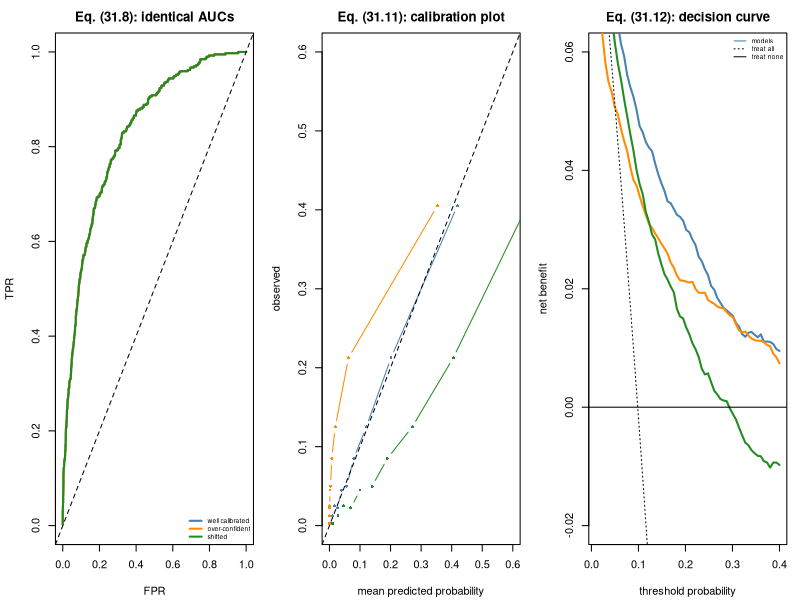

The R source for this figure:
## ---- chunk 1
suppressPackageStartupMessages(library(MASS))
MODULE_NAME <- "21_prediction_and_validation"
OUT <- file.path(Sys.getenv("STATS_OUT", unset = "results"), MODULE_NAME)
dir.create(OUT, recursive = TRUE, showWarnings = FALSE)
header <- function(txt) cat("\n", strrep("=", 72), "\n", txt, "\n",
                            strrep("=", 72), "\n", sep = "")

## --- Small helpers: base R has no caret/glmnet, so we build what we need. ---
auc <- function(labels, scores) {
  ## AUC = P(score_case > score_control), eq. (31.8) = eq. (7.7).
  r <- rank(scores); n1 <- sum(labels == 1); n0 <- sum(labels == 0)
  (sum(r[labels == 1]) - n1*(n1+1)/2) / (n1*n0)
}
make_folds <- function(n, k, groups = NULL, seed = 1) {
  set.seed(seed)
  if (is.null(groups)) return(sample(rep_len(1:k, n)))
  ## GROUP-AWARE: whole groups go to one fold, never split across folds.
  g <- unique(groups); gf <- sample(rep_len(1:k, length(g)))
  gf[match(groups, g)]
}
## ---- chunk 2
header("1. Feature selection outside the fold (the classic leak)")

fast_tstat <- function(X, y) {
  ## Vectorised two-sample t statistic for every column. Looping t.test() over
  ## 5,000 features x 5 folds x 20 replicates would take minutes.
  a <- X[y == 0,, drop = FALSE]; b <- X[y == 1,, drop = FALSE]
  n1 <- nrow(a); n2 <- nrow(b)
  m1 <- colMeans(a); m2 <- colMeans(b)
  v1 <- matrixStats_colVar(a); v2 <- matrixStats_colVar(b)
  (m1 - m2) / sqrt(v1/n1 + v2/n2)
}
matrixStats_colVar <- function(M) {
  ## Base-R column variances without a dependency.
  mu <- colMeans(M)
  colSums((M - rep(mu, each = nrow(M)))^2) / (nrow(M) - 1)
}

leak_experiment <- function(n = 100, p = 2000, k_sel = 20, n_rep = 20) {
  leaky <- honest <- numeric(n_rep)
  for (r in seq_len(n_rep)) {
    set.seed(5000 + r)
    X <- matrix(rnorm(n*p), n)
    y <- rbinom(n, 1, 0.5)                 # PURE NOISE - no signal whatsoever
    fold <- make_folds(n, 5, seed = r)
    ## WRONG: rank features using ALL the data, then cross-validate.
    top <- order(-abs(fast_tstat(X, y)))[1:k_sel]
    leaky[r] <- mean(sapply(1:5, function(kk) {
      tr <- fold != kk; te <- !tr
      if (length(unique(y[te])) < 2) return(NA)
      fit <- suppressWarnings(glm(y[tr] ~ X[tr, top], family = binomial()))
      auc(y[te], as.vector(cbind(1, X[te, top]) %*% coef(fit)))
    }), na.rm = TRUE)
    ## RIGHT: re-rank features INSIDE each fold.
    honest[r] <- mean(sapply(1:5, function(kk) {
      tr <- fold != kk; te <- !tr
      if (length(unique(y[te])) < 2) return(NA)
      sel <- order(-abs(fast_tstat(X[tr, ], y[tr])))[1:k_sel]
      fit <- suppressWarnings(glm(y[tr] ~ X[tr, sel], family = binomial()))
      auc(y[te], as.vector(cbind(1, X[te, sel]) %*% coef(fit)))
    }), na.rm = TRUE)
  }
  c(leaky = mean(leaky), honest = mean(honest),
    se = sd(honest)/sqrt(n_rep))
}
r1 <- leak_experiment()
cat("  Outcome is a COIN FLIP, so the honest AUC must be 0.5.\n")
cat("  A single 5-fold CV at n=100 has an SE near 0.06, so we average over 20\n")
cat("  independent null datasets - the same discipline as a power study.\n\n")
cat(sprintf("    select on ALL data, then CV  : AUC = %.3f   <- FANTASY\n", r1["leaky"]))
cat(sprintf("    selection INSIDE each fold   : AUC = %.3f   <- honest (+/-%.3f)\n",
            r1["honest"], 1.96*r1["se"]))
cat("\n  The leaky number is what gets published as a '90% accurate biomarker\n")
cat("  signature'. Nothing in the data supports it. The honest number sits at\n")
cat("  chance, exactly as it must.\n")
## ---- chunk 3
header("2. Donor leakage: the most common bioinformatics leak")
cv_auc <- function(X, y, fold) {
  vals <- sapply(sort(unique(fold)), function(k) {
    tr <- fold != k; te <- !tr
    if (length(unique(y[te])) < 2 || length(unique(y[tr])) < 2) return(NA)
    fit <- suppressWarnings(glm(y[tr] ~ X[tr, ], family = binomial()))
    auc(y[te], as.vector(cbind(1, X[te, ]) %*% coef(fit)))
  })
  mean(vals, na.rm = TRUE)
}
donor_experiment <- function(n_donors = 40, cells_per = 25, n_rep = 15) {
  rand <- grp <- numeric(n_rep)
  for (r in seq_len(n_rep)) {
    set.seed(6000 + r)
    donor <- rep(seq_len(n_donors), each = cells_per)
    sig <- matrix(rnorm(n_donors*30, 0, 2), n_donors)   # donor signature
    Xc <- sig[donor, ] + matrix(rnorm(n_donors*cells_per*30), ncol = 30)
    y_don <- sample(rep(0:1, each = n_donors/2))        # outcome per donor, RANDOM
    yc <- y_don[donor]
    rand[r] <- cv_auc(Xc, yc, make_folds(nrow(Xc), 5, seed = r))
    grp[r]  <- cv_auc(Xc, yc, make_folds(nrow(Xc), 5, groups = donor, seed = r))
  }
  c(random = mean(rand), grouped = mean(grp), se = sd(grp)/sqrt(n_rep))
}
r2 <- donor_experiment()
cat("  40 donors x 25 cells; the outcome is assigned PER DONOR at random, so\n")
cat("  the honest AUC is again 0.5. Averaged over 15 datasets:\n\n")
cat(sprintf("    random 5-fold CV over CELLS  : AUC = %.3f   <- memorises donors\n",
            r2["random"]))
cat(sprintf("    group-aware CV by DONOR      : AUC = %.3f   <- honest (+/-%.3f)\n",
            r2["grouped"], 1.96*r2["se"]))
## Verify no donor straddles a fold boundary.
set.seed(1); dtest <- rep(1:40, each = 25)
ftest <- make_folds(length(dtest), 5, groups = dtest, seed = 1)
cat(sprintf("    any donor in both train and test? %s\n",
            any(sapply(1:5, function(k)
              length(intersect(dtest[ftest == k], dtest[ftest != k])) > 0))))
cat("\n  Random splitting puts near-duplicate cells from the same donor on both\n")
cat("  sides of the fold boundary. The model learns 'which donor is this?',\n")
cat("  which perfectly predicts the label - and generalises to nobody.\n")
cat("  The same applies to technical replicates and repeated visits.\n")
## ---- chunk 4
header("3. Nested cross-validation (31.4)")
set.seed(2103)
n <- 120; p <- 200
X <- matrix(rnorm(n*p), n)
beta <- numeric(p); beta[1:5] <- 0.35                    # a small REAL signal
y <- as.integer(X %*% beta + rnorm(n) > 0)

ridge_fit <- function(X, y, lambda) {
  ## Ridge-penalised logistic via IRLS with an L2 penalty, eq. (31.5).
  Xd <- cbind(1, X); b <- rep(0, ncol(Xd))
  P <- diag(c(0, rep(lambda, ncol(X))))                  # do not penalise intercept
  for (i in 1:40) {
    eta <- as.vector(Xd %*% b); mu <- plogis(eta); W <- pmax(mu*(1-mu), 1e-6)
    z <- eta + (y - mu)/W
    b_new <- solve(crossprod(Xd*sqrt(W)) + P, crossprod(Xd*W, z))
    if (max(abs(b_new - b)) < 1e-8) { b <- b_new; break }
    b <- b_new
  }
  as.vector(b)
}
lambdas <- c(0.1, 1, 10, 100, 1000)
inner_cv <- function(X, y, lambda, seed = 7) {
  f <- make_folds(nrow(X), 5, seed = seed)
  mean(sapply(1:5, function(k) {
    tr <- f != k; te <- !tr
    if (length(unique(y[te])) < 2) return(NA)
    auc(y[te], as.vector(cbind(1, X[te, ]) %*% ridge_fit(X[tr, ], y[tr], lambda)))
  }), na.rm = TRUE)
}
inner_scores <- sapply(lambdas, function(l) inner_cv(X, y, l))
auc_flat <- max(inner_scores)                            # the score we TUNED on
outer <- make_folds(n, 5, seed = 11)
auc_nested <- mean(sapply(1:5, function(k) {
  tr <- outer != k; te <- !tr
  best <- lambdas[which.max(sapply(lambdas, function(l)
    inner_cv(X[tr, ], y[tr], l, seed = 100 + k)))]
  auc(y[te], as.vector(cbind(1, X[te, ]) %*% ridge_fit(X[tr, ], y[tr], best)))
}))
cat(sprintf("  best inner-CV score (used for tuning) : AUC = %.3f   <- optimistic\n",
            auc_flat))
cat(sprintf("  nested CV (outer loop)                : AUC = %.3f   <- honest\n",
            auc_nested))
cat(sprintf("  optimism = %+.3f\n", auc_flat - auc_nested))
cat("\n  Reporting the CV score you SELECTED ON is selection bias. The outer\n")
cat("  loop estimates performance; the inner loop tunes.\n")
## ---- chunk 5
header("4. AUC is not enough (31.8)-(31.12)")
set.seed(2105)
n_cal <- 4000
zc <- rnorm(n_cal)
p_true <- plogis(-3 + 1.5*zc)                       # ~6% prevalence
y_cal <- rbinom(n_cal, 1, p_true)
models <- list(
  "well calibrated"              = p_true,
  "over-confident (2x log-odds)" = plogis(2*qlogis(p_true)),
  "shifted (+1 on log-odds)"     = plogis(qlogis(p_true) + 1))
calibration_slope <- function(y, p) {                            # eq. (31.11)
  lo <- qlogis(pmin(pmax(p, 1e-9), 1 - 1e-9))
  coef(glm(y ~ lo, family = binomial()))[2]
}
net_benefit <- function(y, p, pt) {                              # eq. (31.12)
  pred <- p >= pt
  sum(pred & y == 1)/length(y) - (sum(pred & y == 0)/length(y)) * (pt/(1-pt))
}
brier <- function(y, p) mean((p - y)^2)                          # eq. (31.9)
cat(sprintf("  simulated cohort: n = %d, prevalence = %.3f\n\n", n_cal, mean(y_cal)))
cat(sprintf("  %-30s%8s%9s%13s%10s\n", "model", "AUC", "Brier", "calib slope", "NB@0.10"))
for (nm in names(models)) {
  pm <- models[[nm]]
  cat(sprintf("  %-30s%8.3f%9.4f%13.3f%10.4f\n", nm, auc(y_cal, pm), brier(y_cal, pm),
              calibration_slope(y_cal, pm), net_benefit(y_cal, pm, 0.10)))
}
cat("\n  All three have IDENTICAL AUC - ranking is unchanged by a monotone\n")
cat("  transformation of the probabilities. Only Brier and the calibration\n")
cat("  slope reveal that two of them produce WRONG PROBABILITIES.\n")
cat("  Calibration slope: 1 = perfect, <1 = predictions too extreme (the usual\n")
cat("  overfitting signature, and the shrinkage factor to apply).\n")
cat(sprintf("\n  Prevalence-dependence of AUC vs PPV at a fixed threshold:\n"))
cat(sprintf("  %12s%8s%17s\n", "prevalence", "AUC", "PPV at p>=0.10"))
for (shift in c(-3, -1.5, 0)) {
  pt_ <- plogis(shift + 1.5*zc); yy <- rbinom(n_cal, 1, pt_)
  sel <- pt_ >= 0.10
  cat(sprintf("  %12.3f%8.3f%17.3f\n", mean(yy), auc(yy, pt_),
              if (any(sel)) mean(yy[sel]) else NA))
}
cat("  AUC is PREVALENCE-INDEPENDENT - a virtue for comparing models and a\n")
cat("  trap for judging usefulness.\n")
## ---- chunk 6
header("5. Correlated features make lasso selection unstable (31.6)-(31.7)")
soft <- function(a, k) sign(a) * pmax(abs(a) - k, 0)
lasso_cd <- function(X, y, lambda, n_iter = 200) {
  ## Coordinate descent for the lasso, eq. (31.6). Standardise first.
  Xs <- scale(X); ys <- y - mean(y)
  n <- nrow(Xs); b <- rep(0, ncol(Xs))
  for (it in 1:n_iter) {
    for (j in seq_along(b)) {
      r <- ys - Xs[, -j, drop = FALSE] %*% b[-j]
      b[j] <- soft(sum(Xs[, j]*r)/n, lambda)
    }
  }
  b
}
enet_cd <- function(X, y, lambda, alpha = 0.3, n_iter = 200) {
  Xs <- scale(X); ys <- y - mean(y); n <- nrow(Xs); b <- rep(0, ncol(Xs))
  for (it in 1:n_iter) for (j in seq_along(b)) {
    r <- ys - Xs[, -j, drop = FALSE] %*% b[-j]
    b[j] <- soft(sum(Xs[, j]*r)/n, lambda*alpha) / (1 + lambda*(1-alpha))
  }
  b
}
set.seed(2106)
n <- 120; p <- 60
latent <- matrix(rnorm(n*10), n)
Xg <- cbind(sapply(1:30, function(k) latent[, ((k-1) %/% 6) + 1] + rnorm(n, 0, 0.35)),
            matrix(rnorm(n*30), n))
bt <- numeric(p); bt[c(1, 7, 13)] <- 1.5              # one per correlated group
yv <- as.vector(Xg %*% bt + rnorm(n))
sel_freq <- function(fn, n_boot = 40, ...) {
  counts <- numeric(p)
  for (b in 1:n_boot) {
    set.seed(b); idx <- sample(n, n, TRUE)
    counts <- counts + (abs(fn(Xg[idx, ], yv[idx], ...)) > 1e-8)
  }
  counts / n_boot
}
f_lasso <- sel_freq(lasso_cd, lambda = 0.15)
f_enet <- sel_freq(enet_cd, lambda = 0.15, alpha = 0.3)
cat("  Features 1-6 are one correlated group; only feature 1 is truly causal.\n")
cat(sprintf("  %9s%18s%24s\n", "feature", "lasso sel. freq", "elastic-net sel. freq"))
for (j in 1:6)
  cat(sprintf("  %9d%18.2f%24.2f%s\n", j, f_lasso[j], f_enet[j],
              if (j == 1) " *causal*" else ""))
cat(sprintf("\n  mean selection frequency of the TRUE features (1, 7, 13):\n"))
cat(sprintf("    lasso %.2f, elastic net %.2f\n",
            mean(f_lasso[c(1,7,13)]), mean(f_enet[c(1,7,13)])))
cat("\n  Lasso picks ONE arbitrary member of each correlated group, and which\n")
cat("  one changes across resamples. Elastic net's ridge component spreads\n")
cat("  weight across the group (the 'grouping effect'). NEVER present\n")
cat("  lasso-selected features as 'the important genes' without a stability\n")
cat("  analysis.\n")
## ---- chunk 7
png(file.path(OUT, "prediction.png"), width = 1300, height = 420, res = 110)
par(mfrow = c(1, 3), mar = c(4.2, 4.2, 2.5, 1))
plot(NA, xlim = c(0, 1), ylim = c(0, 1), xlab = "FPR", ylab = "TPR",
     main = "Eq. (31.8): identical AUCs")
cols <- c("steelblue", "darkorange", "forestgreen")
for (i in seq_along(models)) {
  pm <- models[[i]]; o <- order(-pm)
  lines(cumsum(1 - y_cal[o])/sum(1 - y_cal), cumsum(y_cal[o])/sum(y_cal),
        col = cols[i], lwd = 2)
}
abline(0, 1, lty = 2)
legend("bottomright", sapply(strsplit(names(models), " \\("), `[`, 1),
       col = cols, lwd = 2, bty = "n", cex = 0.6)
plot(NA, xlim = c(0, 0.6), ylim = c(0, 0.6), xlab = "mean predicted probability",
     ylab = "observed", main = "Eq. (31.11): calibration plot")
for (i in seq_along(models)) {
  pm <- models[[i]]
  bins <- cut(pm, quantile(pm, 0:10/10), include.lowest = TRUE)
  lines(tapply(pm, bins, mean), tapply(y_cal, bins, mean), type = "b",
        pch = 16, cex = 0.6, col = cols[i])
}
abline(0, 1, lty = 2)
pts <- seq(0.01, 0.4, length.out = 60)
plot(NA, xlim = range(pts), ylim = c(-0.02, 0.06), xlab = "threshold probability",
     ylab = "net benefit", main = "Eq. (31.12): decision curve")
for (i in seq_along(models))
  lines(pts, sapply(pts, function(t) net_benefit(y_cal, models[[i]], t)),
        col = cols[i], lwd = 2)
lines(pts, sapply(pts, function(t) net_benefit(y_cal, rep(1, n_cal), t)), lty = 3)
abline(h = 0)
legend("topright", c("models", "treat all", "treat none"),
       col = c("steelblue", "black", "black"), lty = c(1, 3, 1), bty = "n", cex = 0.6)
invisible(dev.off())
cat("\nFigure written to", file.path(OUT, "prediction.png"), "\n")
